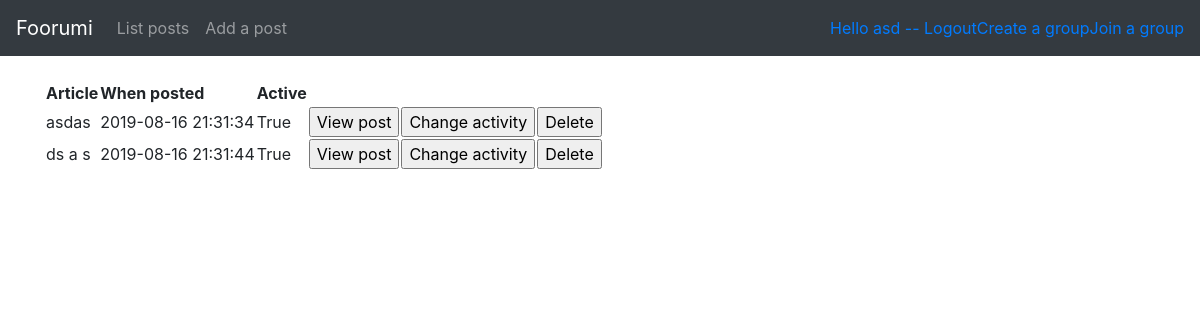
Before: /article/ (signed in) with the older database file.
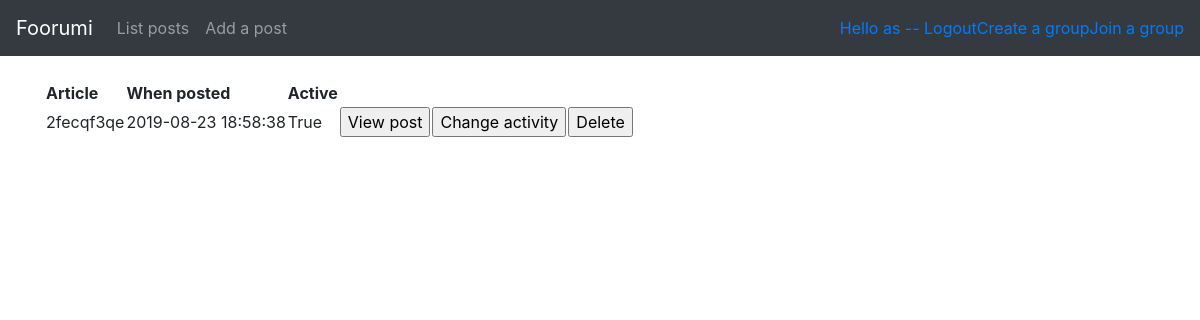
After: the same page with the newer database file.
### application/auth/models.py (models this page shows, shortened)
class User(Base):
    __tablename__ = "account"
    id = db.Column(db.Integer, primary_key=True)
    name = db.Column(db.String(144), nullable=False)
    username = db.Column(db.String(144), nullable=False)
    email = db.Column(db.String(144), nullable=False)
    password = db.Column(db.String(144), nullable=False)
    articles = db.relationship("Article", backref='account', lazy =True)
    groups = db.relationship("Groups", backref='groups', lazy =True)

### application/article/models.py (models this page shows, shortened)
class Article(Base):
    id = db.Column(db.Integer, primary_key=True)
    date_created = db.Column(db.DateTime, default=db.func.current_timestamp())
    date_modified = db.Column(db.DateTime, default=db.func.current_timestamp(), onupdate=db.func.current_timestamp())
    postname = db.Column(db.String(144), nullable=False)
    active = db.Column(db.Boolean, nullable=False)
    text = db.Column(db.String(2000), nullable=False)
    account_id = db.Column(db.Integer, db.ForeignKey('account.id'),
                            nullable=False)

### application/article/views.py (the view)
@app.route("/article/", methods=["GET"])
def article_index():
    return render_template("article/list.html", article = Article.query.all())

### application/__init__.py (called while the page is built)
@login_manager.user_loader
def load_user(user_id):
    return User.query.get(user_id)

### application/templates/article/list.html
{% extends "layout.html" %}
{% block body %}
  <table>
    <tr>
      <th>Article</th>
	  <th>When posted</th>
	  <th>Active</th>
    </tr>
    {% for article in article %}
    <tr>
      <td>{{ article.postname }}</td>
	  <td>{{ article.date_created }}</td>
	  <td>{{ article.active }}</td>
	  <td>
		<form action="{{ url_for('article_view', article_id=article.id) }}">
			<input type="submit" value="View post"/>
		</form>
      </td>
	  <td>
		<form method="POST" action="{{ url_for('article_active', article_id=article.id) }}">
			<input type="submit" value="Change activity"/>
		</form>
      </td>
	  <td>
		<form method="GET" action="{{ url_for('article_delete', article_id=article.id) }}">
			<input type="submit" value="Delete"/>
		</form>
      </td>
    </tr>
    {% endfor %}
  </table>
{% endblock %}

### application/templates/layout.html (shortened to what this page needs)
<!DOCTYPE html>
<html>
  <head>
	<link rel="stylesheet" href="https://maxcdn.bootstrapcdn.com/bootstrap/4.0.0/css/bootstrap.min.css">
  </head>
  <body>
    <nav class="navbar navbar-expand-md navbar-dark bg-dark mb-4">
	<a class="navbar-brand" href="{{ url_for('index') }}">Foorumi</a>
	<div class="collapse navbar-collapse" id="navbarCollapse">
          <ul class="navbar-nav mr-auto">
            <li class="nav-item">
              <a class="nav-link" href="{{ url_for('article_index') }} ">List posts</a>
            </li>
            <li class="nav-item">
              <a class="nav-link" href="{{ url_for('article_form') }} ">Add a post</a>
            </li>
          </ul>
	<div class="form-inline mt-2 mt-md-0">
	{% if current_user.is_authenticated %}
	<a href="{{ url_for('auth_logout') }}">Hello {{ current_user.name }} -- Logout</a>
	<a href="{{ url_for('groups_form') }}">Create a group</a>
	<a href="{{ url_for('groups_list') }}">Join a group</a>
	  {% else %}
	<a href="{{ url_for('auth_login') }}">Login</a>
	<a href="{{ url_for('auth_form') }}">Register</a>
	  {% endif %}
          </div>
		</div>
      </nav>
    <main role="main" class="container">
    {% block body %}{% endblock %}
  </body>
</html>

Changed rows visible on the page:
no longer on this page (row edited): User: name "asd"
removed Article: postname "asdas", date_created "2019-08-16 21:31:34", active "True"
removed Article: postname "ds a s", date_created "2019-08-16 21:31:44", active "True"
now on this page (row edited): User: name "as"
added Article: postname "2fecqf3qe", date_created "2019-08-23 18:58:38", active "True"
